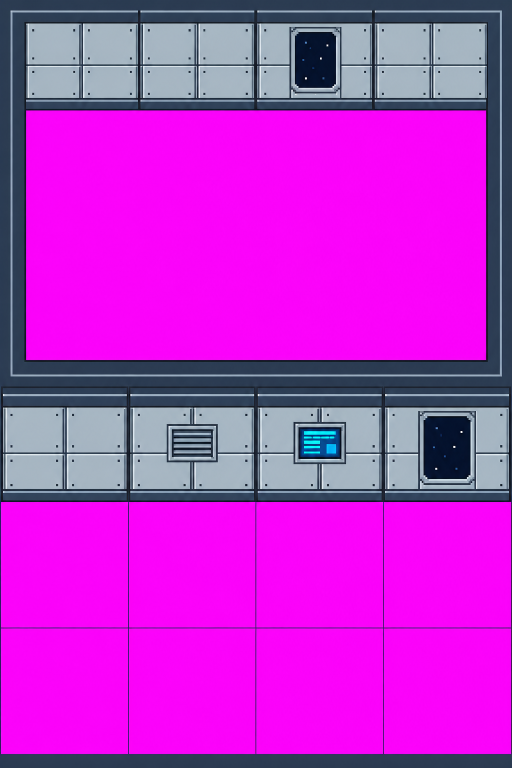
#> input picture Tools/ArtSources/SpaceShipWallUnified/master_raw.png, 1024 x 1536 px (shown at 1/2 size)
$ python assemble.py
#> lines starting #> are read from the running program, lines starting #| are printed output that depends on the picture
from pathlib import Path
from PIL import Image,ImageDraw
import json,shutil
P=Path(__file__).resolve().parent;ROOT=P.parents[2];R=ROOT/'work/Reviews/SpaceShipWallUnified';R.mkdir(parents=True,exist_ok=True)
(P/'Tiles').mkdir(exist_ok=True);(P/'Layers').mkdir(exist_ok=True)
raw=Image.open(P/'master_raw.png').convert('RGB');assert raw.size==(1024,1536)
#> further down, raw is the input picture: PIL image 1024x1536 RGB; mean R, G, B 191.1, 44.3, 203.6
s=raw.resize((256,384),Image.Resampling.NEAREST).quantize(colors=48,dither=Image.Dither.NONE).convert('RGBA')
# One construction shared by EVERY module. Preserve generated corner turns; extend only flat interior face rows.
def north(box):
#> called with box = (69, 5, 133, 69)
 src=s.crop(box);dst=Image.new('RGBA',(64,64))
#> after `dst = Image.new('RGBA', (64, 64))`: dst: PIL image 64x64 RGBA; every value is 0
 dst.paste(src.crop((0,0,64,8)),(0,0))
 # Generated face has36 rows. Duplicate two plain bands to make the required52px face.
 yy=8
 for y in range(8,44):
  row=src.crop((0,y,64,y+1));count=9 if y in (17,32) else 1
  for _ in range(count):dst.paste(row,(0,yy));yy+=1
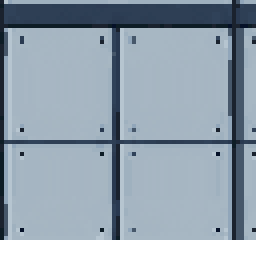
#> dst: PIL image 64x64 RGBA (shown 4 times larger); mean R, G, B, A 130.7, 145.5, 158.7, 239.1; transparent parts drawn white
#> after the loop, yy = 60
 assert yy==60
 dst.paste(src.crop((0,45,64,49)),(0,60));return dst
plain=north((69,5,133,69));nw=north((5,5,69,69));ne=north((187,5,251,69))
#> call 2 of north, with box = (5, 5, 69, 69)
#> after the loop in north (call 2), `for y in range(8,44):`:
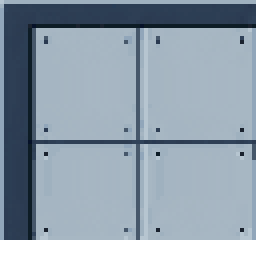
#> dst: PIL image 64x64 RGBA (shown 4 times larger); mean R, G, B, A 127, 142.3, 156, 239.1; transparent parts drawn white
#> call 3 of north, with box = (187, 5, 251, 69)
#> in north (call 3), `src = s.crop(box)`:
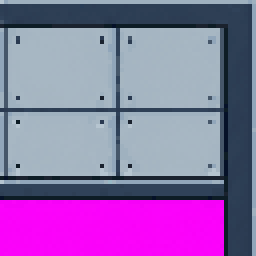
#> src: PIL image 64x64 RGBA (shown 4 times larger); mean R, G, B, A 143.2, 109.1, 169.1, 255
#> after the loop in north (call 3), `for y in range(8,44):`:
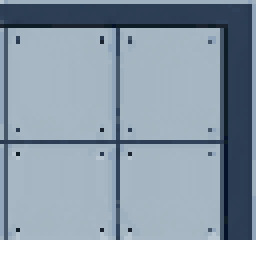
#> dst: PIL image 64x64 RGBA (shown 4 times larger); mean R, G, B, A 125.4, 140.7, 154.7, 239.1; transparent parts drawn white
h=plain.crop((16,0,17,8)).resize((64,8),Image.Resampling.NEAREST)
v=s.crop((5,25,13,26)).resize((8,32),Image.Resampling.NEAREST)
ve=v.transpose(Image.Transpose.FLIP_LEFT_RIGHT);south=h.transpose(Image.Transpose.FLIP_TOP_BOTTOM)
base=plain.crop((16,60,17,64)).resize((64,4),Image.Resampling.NEAREST)
for t in (plain,nw,ne):
 t.paste(h,(0,0));t.paste(base,(0,60))
#> this loop made 3 passes
# Maintain square8px L silhouettes and continue the same vertical section through the corners.
for y in (0,32):nw.paste(v,(0,y));ne.paste(ve,(56,y))
# Overlay-only details: the underlying wall remains the master, pixel-for-pixel.
window=plain.copy();window.paste(s.crop((208,205,240,244)),(16,16))
#> after `window.paste(s.crop((208, 205, 240, 244)), (16, 16))`:
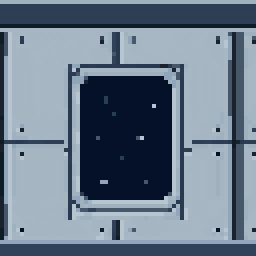
#> window: PIL image 64x64 RGBA (shown 4 times larger); mean R, G, B, A 107.5, 123.1, 139.5, 255
vent=plain.copy();vent.paste(s.crop((82,211,110,233)),(18,26))
console=plain.copy();console.paste(s.crop((147,211,175,234)),(18,25))
# Reapply shared construction rails; these are never variant-specific.
for t in (window,vent,console):t.paste(h,(0,0));t.paste(base,(0,60))
# Plain single-column32x64 module retains the same panel cadence.
plain32=plain.crop((0,0,32,64))
sw=Image.new('RGBA',(64,64));se=sw.copy()
for y in (0,32):sw.paste(v,(0,y));se.paste(ve,(56,y))
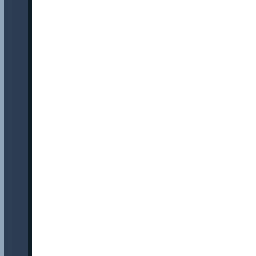
#> sw: PIL image 64x64 RGBA (shown 4 times larger); mean R, G, B, A 6.6, 8.7, 11.3, 31.9; transparent parts drawn white
sw.paste(south,(0,56));se.paste(south,(0,56))
#> after `se.paste(south, (0, 56))`:
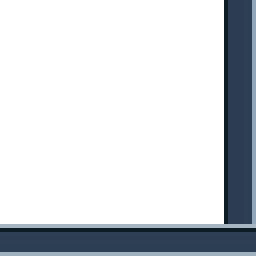
#> se: PIL image 64x64 RGBA (shown 4 times larger); mean R, G, B, A 14.6, 18.5, 23.1, 59.8; transparent parts drawn white
kit={'north_plain':plain,'north_plain_32':plain32,'north_window':window,'north_vent':vent,'north_console':console,'corner_nw':nw,'corner_ne':ne,'corner_sw':sw,'corner_se':se,'cap_west':v,'cap_east':ve,'cap_south':south}
assets={}
for name,t in kit.items():
 t.save(P/'Tiles'/f'{name}.png');assets[name]=dict(path=f'Tiles/{name}.png',size=list(t.size),source='Unified generated master; shared source profiles and detail overlays')
#> this loop made 12 passes
#> name on passes 1 to 12: 'north_plain', 'north_plain_32', 'north_window', 'north_vent', 'north_console', 'corner_nw', 'corner_ne', 'corner_sw', 'corner_se', 'cap_west', 'cap_east', 'cap_south'
#> after the loop, assets = 12 items
# Keep the revised floor byte-for-byte.
#> (the run stopped early here; a loop or call above may not have finished)
